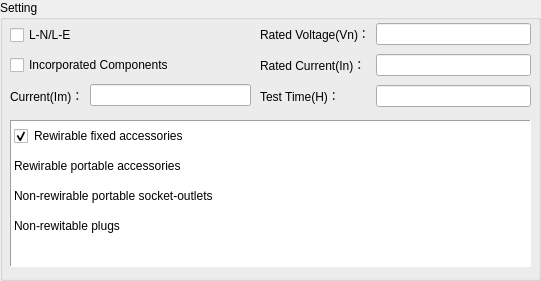
    <widget class="QGroupBox" name="groupBox_17">
     <property name="geometry">
      <rect>
       <x>70</x>
       <y>160</y>
       <width>541</width>
       <height>281</height>
      </rect>
     </property>
     <property name="font">
      <font>
       <weight>50</weight>
       <bold>false</bold>
      </font>
     </property>
     <property name="styleSheet">
      <string notr="true"/>
     </property>
     <property name="title">
      <string>Setting</string>
     </property>
     <widget class="QTableWidget" name="tableWidget_3">
      <property name="geometry">
       <rect>
        <x>10</x>
        <y>120</y>
        <width>521</width>
        <height>147</height>
       </rect>
      </property>
      <property name="layoutDirection">
       <enum>Qt::LeftToRight</enum>
      </property>
      <property name="autoFillBackground">
       <bool>true</bool>
      </property>
      <property name="styleSheet">
       <string notr="true"/>
      </property>
      <property name="frameShape">
       <enum>QFrame::Panel</enum>
      </property>
      <property name="frameShadow">
       <enum>QFrame::Sunken</enum>
      </property>
      <property name="lineWidth">
       <number>1</number>
      </property>
      <property name="midLineWidth">
       <number>0</number>
      </property>
      <property name="verticalScrollBarPolicy">
       <enum>Qt::ScrollBarAsNeeded</enum>
      </property>
      <property name="horizontalScrollBarPolicy">
       <enum>Qt::ScrollBarAsNeeded</enum>
      </property>
      <property name="sizeAdjustPolicy">
       <enum>QAbstractScrollArea::AdjustIgnored</enum>
      </property>
      <property name="autoScrollMargin">
       <number>16</number>
      </property>
      <property name="selectionMode">
       <enum>QAbstractItemView::SingleSelection</enum>
      </property>
      <property name="selectionBehavior">
       <enum>QAbstractItemView::SelectItems</enum>
      </property>
      <property name="showGrid">
       <bool>false</bool>
      </property>
      <property name="gridStyle">
       <enum>Qt::NoPen</enum>
      </property>
      <property name="sortingEnabled">
       <bool>false</bool>
      </property>
      <property name="wordWrap">
       <bool>true</bool>
      </property>
      <property name="cornerButtonEnabled">
       <bool>true</bool>
      </property>
      <attribute name="horizontalHeaderVisible">
       <bool>false</bool>
      </attribute>
      <attribute name="horizontalHeaderCascadingSectionResizes">
       <bool>false</bool>
      </attribute>
      <attribute name="horizontalHeaderDefaultSectionSize">
       <number>259</number>
      </attribute>
      <attribute name="horizontalHeaderHighlightSections">
       <bool>false</bool>
      </attribute>
      <attribute name="horizontalHeaderMinimumSectionSize">
       <number>25</number>
      </attribute>
      <attribute name="horizontalHeaderShowSortIndicator" stdset="0">
       <bool>false</bool>
      </attribute>
      <attribute name="horizontalHeaderStretchLastSection">
       <bool>false</bool>
      </attribute>
      <attribute name="verticalHeaderVisible">
       <bool>false</bool>
      </attribute>
      <attribute name="verticalHeaderCascadingSectionResizes">
       <bool>false</bool>
      </attribute>
      <attribute name="verticalHeaderHighlightSections">
       <bool>false</bool>
      </attribute>
      <attribute name="verticalHeaderMinimumSectionSize">
       <number>25</number>
      </attribute>
      <attribute name="verticalHeaderShowSortIndicator" stdset="0">
       <bool>false</bool>
      </attribute>
      <attribute name="verticalHeaderStretchLastSection">
       <bool>false</bool>
      </attribute>
      <row>
       <property name="text">
        <string/>
       </property>
      </row>
      <row>
       <property name="text">
        <string/>
       </property>
      </row>
      <row>
       <property name="text">
        <string/>
       </property>
      </row>
      <row>
       <property name="text">
        <string/>
       </property>
      </row>
      <column>
       <property name="text">
        <string>Type</string>
       </property>
      </column>
      <column>
       <property name="text">
        <string>Wire area</string>
       </property>
      </column>
      <item row="0" column="0">
       <property name="text">
        <string>Rewirable fixed accessories</string>
       </property>
       <property name="textAlignment">
        <set>AlignLeading|AlignVCenter</set>
       </property>
       <property name="checkState">
        <enum>Checked</enum>
       </property>
       <property name="flags">
        <set>ItemIsSelectable|ItemIsUserCheckable|ItemIsEnabled</set>
       </property>
      </item>
      <item row="0" column="1">
       <property name="text">
        <string/>
       </property>
       <property name="flags">
        <set>NoItemFlags</set>
       </property>
      </item>
      <item row="1" column="0">
       <property name="text">
        <string>Rewirable portable accessories</string>
       </property>
       <property name="textAlignment">
        <set>AlignLeading|AlignVCenter</set>
       </property>
       <property name="checkState">
        <enum>Unchecked</enum>
       </property>
       <property name="flags">
        <set>ItemIsSelectable|ItemIsUserCheckable|ItemIsEnabled</set>
       </property>
      </item>
      <item row="1" column="1">
       <property name="text">
        <string/>
       </property>
       <property name="flags">
        <set>NoItemFlags</set>
       </property>
      </item>
      <item row="2" column="0">
       <property name="text">
        <string>Non-rewirable portable socket-outlets</string>
       </property>
       <property name="textAlignment">
        <set>AlignLeading|AlignVCenter</set>
       </property>
       <property name="checkState">
        <enum>Unchecked</enum>
       </property>
       <property name="flags">
        <set>ItemIsSelectable|ItemIsUserCheckable|ItemIsEnabled</set>
       </property>
      </item>
      <item row="2" column="1">
       <property name="text">
        <string/>
       </property>
       <property name="toolTip">
        <string>0.5/0.75/1/1.5</string>
       </property>
       <property name="textAlignment">
        <set>AlignCenter</set>
       </property>
       <property name="flags">
        <set>ItemIsSelectable|ItemIsEditable|ItemIsUserCheckable|ItemIsEnabled</set>
       </property>
      </item>
      <item row="3" column="0">
       <property name="text">
        <string>Non-rewitable plugs</string>
       </property>
       <property name="textAlignment">
        <set>AlignLeading|AlignVCenter</set>
       </property>
       <property name="checkState">
        <enum>Unchecked</enum>
       </property>
       <property name="flags">
        <set>ItemIsSelectable|ItemIsUserCheckable|ItemIsEnabled</set>
       </property>
      </item>
      <item row="3" column="1">
       <property name="text">
        <string/>
       </property>
       <property name="toolTip">
        <string>Tinsel/0.5/0.75/1/1.5</string>
       </property>
       <property name="textAlignment">
        <set>AlignCenter</set>
       </property>
       <property name="flags">
        <set>ItemIsSelectable|ItemIsEditable|ItemIsUserCheckable|ItemIsEnabled</set>
       </property>
      </item>
     </widget>
     <widget class="QCheckBox" name="checkBox_tempSwitch">
      <property name="geometry">
       <rect>
        <x>10</x>
        <y>25</y>
        <width>241</width>
        <height>20</height>
       </rect>
      </property>
      <property name="text">
       <string>L-N/L-E </string>
      </property>
     </widget>
     <widget class="QCheckBox" name="checkBox_tempIC">
      <property name="geometry">
       <rect>
        <x>10</x>
        <y>55</y>
        <width>241</width>
        <height>20</height>
       </rect>
      </property>
      <property name="text">
       <string>Incorporated Components</string>
      </property>
     </widget>
     <widget class="QWidget" name="gridLayoutWidget">
      <property name="geometry">
       <rect>
        <x>260</x>
        <y>20</y>
        <width>271</width>
        <height>91</height>
       </rect>
      </property>
      <layout class="QGridLayout" name="gridLayout_5">
       <item row="2" column="0">
        <widget class="QLabel" name="label_tempH">
         <property name="styleSheet">
          <string notr="true"/>
         </property>
         <property name="text">
          <string>Test Time(H)：</string>
         </property>
         <property name="alignment">
          <set>Qt::AlignLeading|Qt::AlignLeft|Qt::AlignVCenter</set>
         </property>
        </widget>
       </item>
       <item row="2" column="1">
        <widget class="QLineEdit" name="lineEdit_tempH">
         <property name="toolTip">
          <string>H</string>
         </property>
         <property name="styleSheet">
          <string notr="true"/>
         </property>
         <property name="alignment">
          <set>Qt::AlignLeading|Qt::AlignLeft|Qt::AlignVCenter</set>
         </property>
        </widget>
       </item>
       <item row="0" column="0">
        <widget class="QLabel" name="label_tempVn">
         <property name="styleSheet">
          <string notr="true"/>
         </property>
         <property name="text">
          <string>Rated Voltage(Vn)：</string>
         </property>
         <property name="alignment">
          <set>Qt::AlignLeading|Qt::AlignLeft|Qt::AlignVCenter</set>
         </property>
        </widget>
       </item>
       <item row="1" column="0">
        <widget class="QLabel" name="label_tempIn">
         <property name="styleSheet">
          <string notr="true"/>
         </property>
         <property name="text">
          <string>Rated Current(In)：</string>
         </property>
         <property name="alignment">
          <set>Qt::AlignLeading|Qt::AlignLeft|Qt::AlignVCenter</set>
         </property>
        </widget>
       </item>
       <item row="0" column="1">
        <widget class="QLineEdit" name="lineEdit_tempVn">
         <property name="toolTip">
          <string>130/250/440(V)</string>
         </property>
         <property name="alignment">
          <set>Qt::AlignLeading|Qt::AlignLeft|Qt::AlignVCenter</set>
         </property>
        </widget>
       </item>
       <item row="1" column="1">
        <widget class="QLineEdit" name="lineEdit_tempIn">
         <property name="toolTip">
          <string>0-32(A)</string>
         </property>
         <property name="alignment">
          <set>Qt::AlignLeading|Qt::AlignLeft|Qt::AlignVCenter</set>
         </property>
        </widget>
       </item>
      </layout>
     </widget>
     <widget class="QWidget" name="layoutWidget">
      <property name="geometry">
       <rect>
        <x>10</x>
        <y>80</y>
        <width>241</width>
        <height>31</height>
       </rect>
      </property>
      <layout class="QHBoxLayout" name="horizontalLayout_7">
       <item>
        <widget class="QLabel" name="label_tempIm">
         <property name="styleSheet">
          <string notr="true"/>
         </property>
         <property name="text">
          <string>Current(Im)：</string>
         </property>
         <property name="alignment">
          <set>Qt::AlignLeading|Qt::AlignLeft|Qt::AlignVCenter</set>
         </property>
        </widget>
       </item>
       <item>
        <widget class="QLineEdit" name="lineEdit_tempIm">
         <property name="toolTip">
          <string>A</string>
         </property>
         <property name="text">
          <string/>
         </property>
         <property name="alignment">
          <set>Qt::AlignLeading|Qt::AlignLeft|Qt::AlignVCenter</set>
         </property>
        </widget>
       </item>
      </layout>
     </widget>
    </widget>
